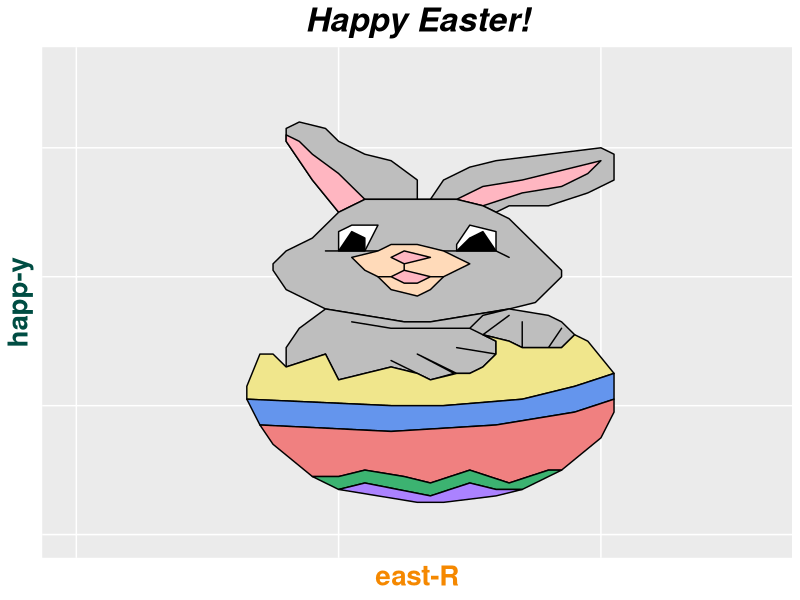

Source code (R): (Note: this script raises an error after producing the figure.)
library(tidyverse)

glpg_green  <- rgb(red =   0, green =  77, blue = 67, maxColorValue = 255)
glpg_orange <- rgb(red = 245, green = 136, blue =  0, maxColorValue = 255)

bunny <- tibble(
  x = c(
    c(10.0,  9.0,  8.5,  8.0,  8.0,  8.0,  8.5,  9.5, 10.0, 11.0, 12.0, 13.0, 
      13.0, 11.0, 10.0),
    c(11.0, 10.0,  9.0,  8.5,  8.0,  8.0,  8.5,  9.0, 10.0, 11.0),
    c(13.5, 14.0, 15.0, 16.0, 18.0, 20.0, 20.5, 20.5, 19.5, 18.0, 16.5, 16.0, 
      15.5),
    c(13.0, 13.5, 14.5, 15.5, 17.0, 18.5, 19.5, 20.0, 17.0, 15.5, 14.5),
    c(10.0,  9.5,  9.0,  8.0,  7.5,  7.5,  8.0,  9.5, 11.0, 12.5, 13.5, 15.0, 
      16.5, 17.5, 18.0, 18.5, 18.5, 18.0, 17.5, 17.0, 16.5, 16.0, 15.5, 14.5, 
      13.5, 13.0, 11.0, 10.0),
    c( 9.5, 10.0, 11.0, 11.5, 10.5, 10.0, 10.0, 11.0, 11.5),
    c(14.0, 14.5, 16.0, 16.5, 16.0, 16.0, 15.0, 14.5, 14.5),
    c(10.0, 11.0, 11.0, 10.5, 10.0),
    c(14.5, 16.0, 15.5, 15.0, 14.5),
    c(13.0, 13.5, 14.0, 14.5, 15.0, 14.0, 13.0, 12.0, 11.5, 10.5, 11.0, 11.5, 
      12.0, 13.0),
    c(11.5, 12.0, 12.5, 13.0, 13.5, 14.0, 13.5, 12.5, 12.0),
    c(12.5, 12.5, 13.5, 12.5, 12.0, 12.5),
    c(10.5, 12.0, 15.0, 15.5, 16.0, 16.0, 14.5, 16.0, 15.5, 15.0, 14.5, 13.0, 
      14.4, 13.5, 12.0, 13.0, 12.0, 10.0,  9.5,  8.0,  8.0,  8.5,  9.5, 11.0, 
      12.5, 13.5, 15.0, 16.5, 18.0, 18.5, 19.0, 18.5, 18.0, 18.5, 18.0, 17.0, 
      17.0, 17.0, 16.5, 15.5, 16.5, 15.5, 15.0, 15.5, 16.5, 15.5, 15.0, 12.0, 
      10.5),
    c( 6.5,  6.5,  7.0,  7.5,  8.0,  9.5, 10.0, 12.0, 13.0, 13.5, 14.5, 15.0, 
      15.5, 16.0, 16.0, 15.5, 16.5, 17.0, 18.5, 19.0, 19.5, 20.5, 19.0, 17.0, 
      14.0, 12.0,  6.5),
    c(20.5, 19.0, 17.0, 14.0, 12.0,  6.5,  7.0, 12.0, 16.0, 19.0, 20.5, 20.5),
    c( 7.0, 12.0, 16.0, 19.0, 20.5, 20.5, 20.0, 18.5, 18.0, 16.5, 15.0, 13.5, 
      12.5, 11.0, 10.0,  9.0,  7.5,  7.0),
    c(18.5, 18.0, 16.5, 15.0, 13.5, 12.5, 11.0, 10.0,  9.0, 10.0, 11.0, 13.5, 
      15.0, 16.0, 17.0, 18.5),
    c(10.0, 11.0, 13.5, 15.0, 16.0, 17.0, 16.0, 14.0, 13.0, 10.0)
  ),
  y = c(
    c(25.0, 27.5, 29.0, 30.5, 31.0, 31.5, 32.0, 31.5, 30.5, 29.5, 29.0, 27.5, 
      26.0, 26.0, 25.0),
    c(26.0, 28.0, 29.5, 30.5, 31.0, 30.5, 29.0, 27.5, 25.0, 26.0),
    c(26.0, 27.5, 28.5, 29.0, 29.5, 30.0, 29.5, 27.5, 26.5, 25.5, 25.5, 25.0, 
      25.5),
    c(26.0, 26.0, 26.0, 25.5, 26.5, 27.0, 28.0, 29.0, 27.5, 27.0, 26.0),
    c(25.0, 24.0, 23.0, 22.0, 21.0, 20.5, 19.0, 17.5, 17.0, 16.5, 16.5, 17.0, 
      17.5, 18.0, 19.0, 20.0, 20.5, 21.5, 22.5, 23.5, 24.5, 25.0, 25.5, 26.0, 
      26.0, 26.0, 26.0, 25.0),
    c(22.0, 22.0, 22.0, 24.0, 24.0, 23.5, 22.0, 22.0, 22.0),
    c(22.0, 22.0, 22.0, 21.5, 22.0, 23.5, 24.0, 22.5, 22.0),
    c(22.0, 22.0, 23.0, 23.5, 22.0),
    c(22.0, 22.0, 23.5, 23.0, 22.0),
    c(18.5, 19.0, 20.0, 20.5, 21.0, 22.0, 22.5, 22.5, 22.0, 21.5, 20.5, 20.0, 
      19.0, 18.5),
    c(20.0, 20.0, 19.5, 19.5, 20.0, 20.0, 20.0, 20.5, 20.0),
    c(20.5, 21.0, 21.5, 22.0, 21.5, 21.0),
    c(16.5, 16.0, 16.0, 15.5, 15.0, 14.0, 14.5, 14.0, 13.0, 12.5, 12.5, 14.0, 
      12.5, 12.0, 13.5, 12.5, 13.0, 12.0, 14.0, 13.0, 14.5, 16.0, 17.5, 17.0, 
      16.5, 16.5, 17.0, 17.5, 17.0, 16.5, 15.5, 14.5, 14.5, 16.0, 14.5, 14.5, 
      16.5, 14.5, 15.0, 15.5, 17.0, 15.5, 16.0, 17.0, 17.5, 17.0, 16.0, 16.0, 
      16.5),
    c(10.5, 11.5, 14.0, 14.0, 13.0, 14.0, 12.0, 13.0, 12.5, 12.0, 12.5, 12.5, 
      13.0, 14.0, 15.0, 15.5, 15.0, 14.5, 14.5, 15.5, 15.0, 12.5, 11.5, 10.5, 
      10.0, 10.0, 10.5),
    c(12.5, 11.5, 10.5, 10.0, 10.0, 10.5,  8.5,  8.0,  8.5,  9.5, 10.5, 12.5),
    c( 8.5,  8.0,  8.5,  9.5, 10.5,  9.5,  7.5,  5.0,  5.0,  4.0,  5.0,  4.0, 
       4.5,  5.0,  4.5,  4.5,  7.0,  8.5),
    c( 5.0,  5.0,  4.0,  5.0,  4.0,  4.5,  5.0,  4.5,  4.5,  3.5,  4.0,  3.0, 
       4.0,  3.5,  3.5,  5.0),
    c( 3.5,  4.0,  3.0,  4.0,  3.5,  3.5,  3.0,  2.5,  2.5,  3.5)
  ),
  shape = c(
    rep("shape_01", 15),
    rep("shape_02", 10),
    rep("shape_03", 13),
    rep("shape_04", 11),
    rep("shape_05", 28),
    rep("shape_06",  9),
    rep("shape_07",  9),
    rep("shape_08",  5),
    rep("shape_09",  5),
    rep("shape_10", 14),
    rep("shape_11",  9),
    rep("shape_12",  6),
    rep("shape_13", 49),
    rep("shape_14", 27),
    rep("shape_15", 12),
    rep("shape_16", 18),
    rep("shape_17", 16),
    rep("shape_18", 10)
  ),
  colours = c(
    rep("grey",           15),
    rep("lightpink",      10),
    rep("grey",           13),
    rep("lightpink",      11),
    rep("grey",           28),
    rep("white",           9),
    rep("white",           9),
    rep("black",           5),
    rep("black",           5),
    rep("peachpuff",      14),
    rep("lightpink",       9),
    rep("lightpink",       6),
    rep("grey",           49),
    rep("khaki",          27),
    rep("cornflowerblue", 12),
    rep("lightcoral",     18),
    rep("mediumseagreen", 16),
    rep("mediumpurple1",  10)
  )
)

bunny %>% 
  ggplot(aes(x, y, group = shape)) +
  geom_polygon(colour = "black", fill = bunny$colours) +
  coord_cartesian(xlim = c(0, 26),
                  ylim = c(0, 36)) +
  labs(title = "Happy Easter!",
       y = "happ-y",
       x = "east-R") +
  theme(legend.position = "none",
        text = element_text(size = 20),
        plot.title = element_text(hjust = 0.5, colour = "black", 
                                  face = "bold.italic"),
        axis.title.y = element_text(colour = glpg_green,  face = "bold"),
        axis.title.x = element_text(colour = glpg_orange, face = "bold"),
        axis.ticks.y = element_blank(),
        axis.ticks.x = element_blank(),
        axis.text.y = element_blank(),
        axis.text.x = element_blank(),
        panel.grid.minor.y = element_blank(),
        panel.grid.minor.x = element_blank()) +
  ggsave("Easter.png", width = 15, height = 20, units = "cm")

# Coordinates taken and adapted from Math-Aids.com 
# https://www.math-aids.com/cgi/pdf_viewer_4.cgi?script_name=graphing_characters_single.pl&character=15&answer=1&x=126&y=25